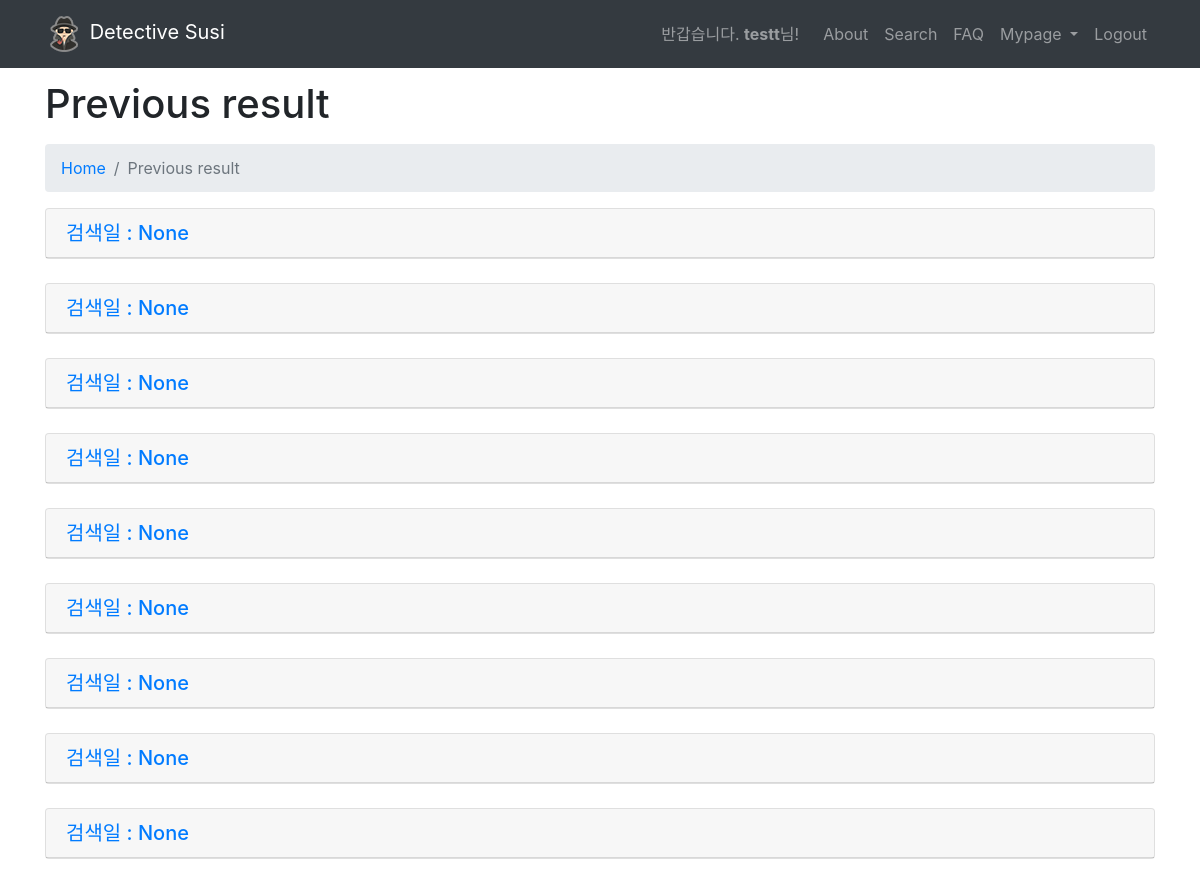
/result/ (signed in, upper part), run on an earlier commit of the app's database.
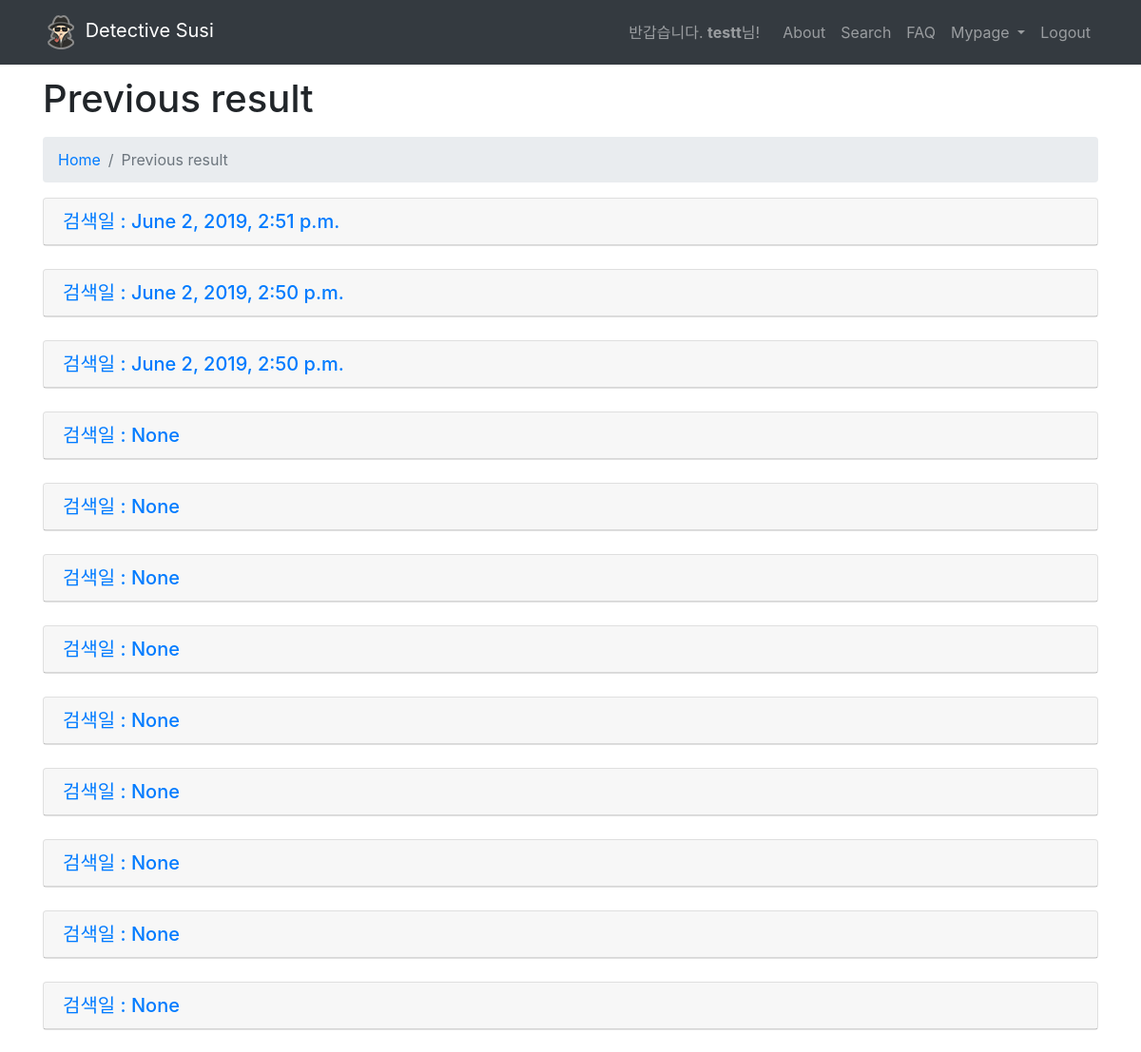
And on a later commit of the database.
### detectivesusi/mysite/main/models.py (models this page shows, shortened)
class chk_value(models.Model):
	id = models.AutoField(primary_key=True)
	user = models.ForeignKey(User,on_delete=models.CASCADE)		#user
	preferwhere1 = models.CharField(null=True,blank=True,max_length=50)	#선호지역
	preferwhere2 = models.CharField(null=True,blank=True,max_length=50)
	preferwhere3 = models.CharField(null=True,blank=True,max_length=50)
	prefertype1 = models.CharField(null=True,blank=True,max_length=50)		#선호계열
	prefertype2 = models.CharField(null=True,blank=True,max_length=50)
	prefertype3 = models.CharField(null=True,blank=True,max_length=50)
	prefertype4 = models.CharField(null=True,blank=True,max_length=50)
	prefertype5 = models.CharField(null=True,blank=True,max_length=50)
	prefertype6 = models.CharField(null=True,blank=True,max_length=50)
	total_avgrate = models.FloatField(null=True,blank=True)		#평균 내신
	main_avgrate = models.FloatField(null=True,blank=True)		#주요과목 내신
	executive_cnt = models.IntegerField(null=True,blank=True)	#임원활동
	absent = models.IntegerField(null=True,blank=True)			#무단결석
	award_cnt = models.IntegerField(null=True,blank=True)		#수상경력
	circle_cnt = models.IntegerField(null=True,blank=True)		#동아리활동
	volunteer = models.IntegerField(null=True,blank=True)		#봉사시간
	reading = models.IntegerField(null=True,blank=True)			#독후감
	created_date = models.DateTimeField(null=True, blank=True)	#생성일

### detectivesusi/mysite/main/views.py (the view)
# urls.py: path('result/', views.result, name='result'),
def result(request):
    user = request.user
    datas = chk_value.objects.filter(user=user).order_by('-created_date')   # date 최신것 부터 목록뽑기
    context = {
        'chk_value':datas
    }
    return render(request,'main/result.html',context)

### detectivesusi/mysite/main/templates/main/result.html (shortened to what this page needs)
{% extends "main/layout.html" %}
{% load static %}
{% block content %}
<link rel="stylesheet" href="{% static 'css/search.css' %}">
  <div class="container">
    <h1 class="mt-4 mb-3">Previous result</h1>
    <ol class="breadcrumb">
      <li class="breadcrumb-item">
        <a href="{% url 'main:home' %}">Home</a>
      </li>
      <li class="breadcrumb-item active">Previous result</li>
    </ol>
{% if user.is_authenticated %}
    {% if chk_value %}
        {% for s in chk_value %}
 <div class="mb-4" id="accordion" role="tablist" aria-multiselectable="true">
      <div class="card">
        <div class="card-header" role="tab" id="headingOne{{s.id}}">
          <h5 class="mb-0">
            <a data-toggle="collapse" data-parent="#accordion" href="#collapseOne{{s.id}}" aria-expanded="true" aria-controls="collapseOne{{s.id}}">
            검색일 : {{s.created_date}}</a>
          </h5>
        </div>
      </div>
</div>
{% endfor %}
</div>
{% endif %}
  {% else %}
  <script type="text/javascript">
    alert('로그인이 필요합니다! \n로그인 화면으로 이동합니다.')
    window.location.href = '/login';
  </script>
{% endif %}
{% endblock %}

### detectivesusi/mysite/main/templates/main/layout.html (shortened to what this page needs)
{% load static %}
<html lang="kor">
<head>
    <link href="{% static 'vendor/bootstrap/css/bootstrap.min.css' %}" rel="stylesheet">
    <link href="{% static 'css/modern-business.css' %}" rel="stylesheet">
</head>
<body>
  <nav class="navbar fixed-top navbar-expand-lg navbar-dark bg-dark fixed-top">
    <div class="container">
      <a class="navbar-brand" href="{% url 'main:home' %}"><img src="{% static 'images/logo.png' %}" alt="logo"> Detective Susi</a>
      <div class="collapse navbar-collapse" id="navbarResponsive">
        <ul class="navbar-nav ml-auto">
          {% if user.is_authenticated %}
             <span class="navbar-text">
                반갑습니다. <b>{{user.username}}</b>님!
             </span>
          <li class="nav-item">
            <a class="nav-link" href="/about">About</a>
          </li>
          <li class="nav-item">
            <a class="nav-link" href="/search">Search</a>
          </li>
          <li class="nav-item">
            <a class="nav-link" href="/faq">FAQ</a>
          </li>
          <li class="nav-item dropdown">
            <a class="nav-link dropdown-toggle" href="#" id="navbarDropdownMypage" data-toggle="dropdown" aria-haspopup="true" aria-expanded="false">
              Mypage
            </a>
          </li>
          <li><a class="nav-link" href="{% url 'main:logout' %}">Logout</a></li>
        {% endif %}
        </ul>
      </div>
    </div>
  </nav>
    {% block content %}
    {% endblock %}
</body>
</html>

### detectivesusi/mysite/static/css/modern-business.css (style rules this page uses)
body { padding-top: 56px; }

What changed in the data, as far as the page shows it:
added chk_value: created_date "June 2, 2019, 2:51 p.m."
added chk_value: created_date "June 2, 2019, 2:50 p.m."
added chk_value: created_date "June 2, 2019, 2:50 p.m."
